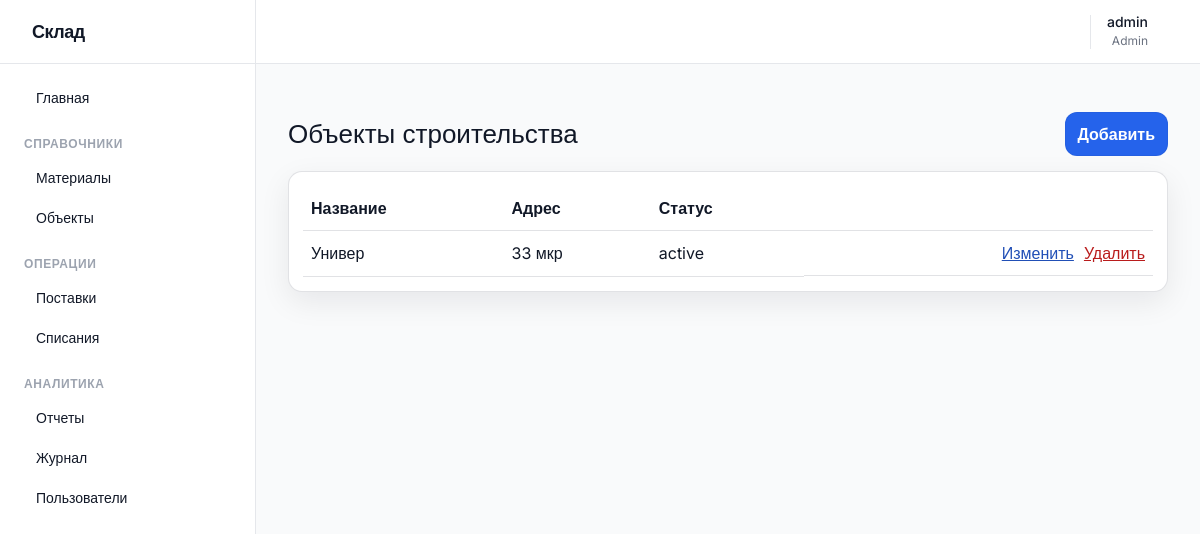
/objects/ (signed in), run on an earlier commit of the app's database.
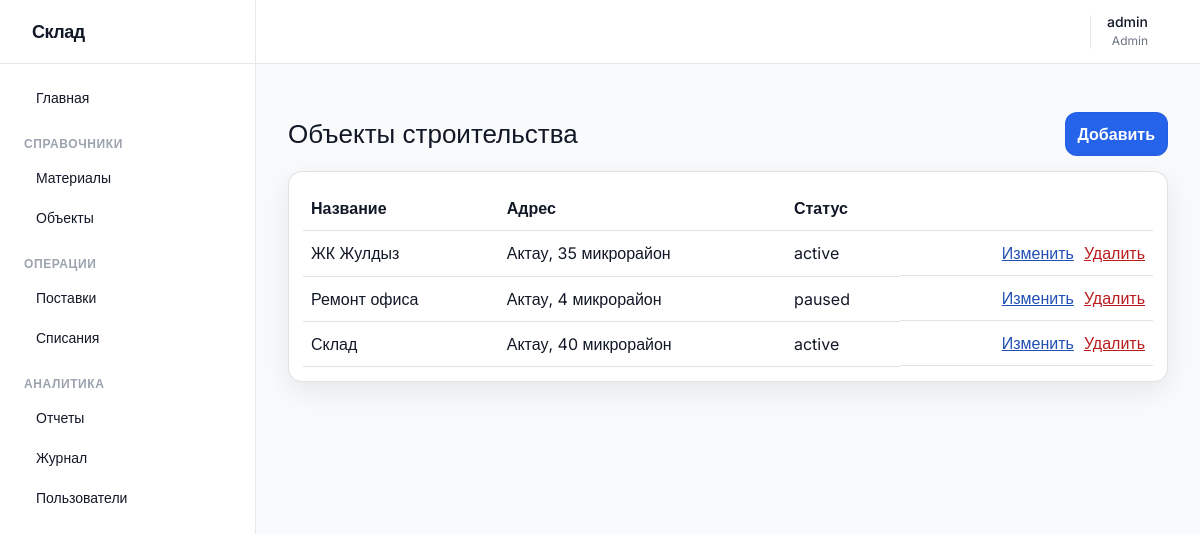
And on a later commit of the database.
### app/models.py (models this page shows, shortened)
class User(db.Model, UserMixin):
    __tablename__ = "users"
    id = db.Column(db.Integer, primary_key=True)
    username = db.Column(db.String(80), unique=True, nullable=False)
    password_hash = db.Column(db.String(255), nullable=False)
    role = db.Column(db.String(30), nullable=False)
    created_at = db.Column(db.DateTime, nullable=False, default=datetime.utcnow)

class ConstructionObject(db.Model):
    __tablename__ = "objects"
    id = db.Column(db.Integer, primary_key=True)
    name = db.Column(db.String(150), nullable=False)
    address = db.Column(db.String(255), nullable=False)
    status = db.Column(db.String(50), nullable=False, default="active")

### app/objects/routes.py (the view)
@bp.route("/")
@login_required
def list_objects():
    objects = ConstructionObject.query.order_by(ConstructionObject.name.asc()).all()
    return render_template("objects/list.html", objects=objects)

### app/auth/routes.py (called while the page is built)
@login_manager.user_loader
def load_user(user_id: str):
    return User.query.get(int(user_id))

### app/templates/objects/list.html (shortened to what this page needs)
{% extends 'base.html' %}
{% block content %}
  <div class="row">
    <h1>Объекты строительства</h1>
    {% if current_user.role in ['admin','storekeeper'] %}
      <a class="btn" href="{{ url_for('objects.create_object') }}">Добавить</a>
    {% endif %}
  </div>
  <div class="card">
    <div class="desktop-only">
      <table class="table">
        <thead>
          <tr>
            <th>Название</th>
            <th>Адрес</th>
            <th>Статус</th>
            <th></th>
          </tr>
        </thead>
        <tbody>
          {% for o in objects %}
            <tr>
              <td>{{ o.name }}</td>
              <td>{{ o.address }}</td>
              <td>{{ o.status }}</td>
              <td class="actions">
                {% if current_user.role in ['admin','storekeeper'] %}
                  <a class="link" href="{{ url_for('objects.edit_object', object_id=o.id) }}">Изменить</a>
                {% endif %}
                {% if current_user.role == 'admin' %}
                  <form method="post" action="{{ url_for('objects.delete_object', object_id=o.id) }}" onsubmit="return confirm('Удалить объект?')">
                    <button class="link danger" type="submit">Удалить</button>
                  </form>
                {% endif %}
              </td>
            </tr>
          {% endfor %}
        </tbody>
      </table>
    </div>
  </div>
{% endblock %}

### app/templates/base.html (shortened to what this page needs)
<!DOCTYPE html>
<html lang="ru" class="light">
<head>
  <link rel="stylesheet" href="{{ url_for('static', filename='tailwind.css') }}">
  <link rel="stylesheet" href="{{ url_for('static', filename='styles.css') }}">
</head>
<body class="bg-gray-50 text-gray-900 dark:bg-gray-900 dark:text-gray-100 font-sans antialiased flex h-screen overflow-hidden transition-colors duration-200">
  {% if current_user.is_authenticated %}
    <aside id="sidebar" class="bg-white dark:bg-gray-800 border-r border-gray-200 dark:border-gray-700 w-64 hidden md:flex flex-col transition-colors duration-200 z-20 fixed md:relative h-full inset-y-0 left-0">
      <div class="h-16 flex items-center px-6 border-b border-gray-200 dark:border-gray-700">
        <span class="text-lg font-bold tracking-tight">Склад</span>
      </div>
      <nav class="flex-1 overflow-y-auto py-4 px-3 space-y-1">
        <a href="{{ url_for('reports.dashboard') }}" class="flex items-center px-3 py-2 text-sm font-medium rounded-md hover:bg-gray-100 dark:hover:bg-gray-700">
           Главная
        </a>
        <div class="pt-4 pb-1">
          <p class="px-3 text-xs font-semibold text-gray-400 uppercase tracking-wider">Справочники</p>
        </div>
        <a href="{{ url_for('materials.list_materials') }}" class="flex items-center px-3 py-2 text-sm font-medium rounded-md hover:bg-gray-100 dark:hover:bg-gray-700">
           Материалы
        </a>
        <a href="{{ url_for('objects.list_objects') }}" class="flex items-center px-3 py-2 text-sm font-medium rounded-md hover:bg-gray-100 dark:hover:bg-gray-700">
           Объекты
        </a>
        <div class="pt-4 pb-1">
          <p class="px-3 text-xs font-semibold text-gray-400 uppercase tracking-wider">Операции</p>
        </div>
        <a href="{{ url_for('inventory.list_supplies') }}" class="flex items-center px-3 py-2 text-sm font-medium rounded-md hover:bg-gray-100 dark:hover:bg-gray-700">
           Поставки
        </a>
        <a href="{{ url_for('inventory.list_writeoffs') }}" class="flex items-center px-3 py-2 text-sm font-medium rounded-md hover:bg-gray-100 dark:hover:bg-gray-700">
           Списания
        </a>
        <div class="pt-4 pb-1">
          <p class="px-3 text-xs font-semibold text-gray-400 uppercase tracking-wider">Аналитика</p>
        </div>
        <a href="{{ url_for('reports.stock_report') }}" class="flex items-center px-3 py-2 text-sm font-medium rounded-md hover:bg-gray-100 dark:hover:bg-gray-700">
           Отчеты
        </a>
        {% if current_user.role in ['admin', 'manager'] %}
          <a href="{{ url_for('audit.list_audit') }}" class="flex items-center px-3 py-2 text-sm font-medium rounded-md hover:bg-gray-100 dark:hover:bg-gray-700">
             Журнал
          </a>
        {% endif %}
        {% if current_user.role == 'admin' %}
          <a href="{{ url_for('users.list_users') }}" class="flex items-center px-3 py-2 text-sm font-medium rounded-md hover:bg-gray-100 dark:hover:bg-gray-700">
             Пользователи
          </a>
        {% endif %}
      </nav>
    </aside>
  {% endif %}
  <div class="flex-1 flex flex-col w-full overflow-hidden">
    {% if current_user.is_authenticated %}
      <header class="h-16 bg-white dark:bg-gray-800 border-b border-gray-200 dark:border-gray-700 flex items-center justify-between px-4 sm:px-6 transition-colors duration-200 z-10">
        <div class="flex items-center space-x-4 ml-auto">
          <button id="theme-toggle" class="p-2 rounded-full text-gray-500 hover:bg-gray-100 dark:hover:bg-gray-700 focus:outline-none" title="Переключить тему" type="button">
          </button>
          <div class="flex items-center gap-3 border-l border-gray-200 dark:border-gray-700 pl-4">
            <div class="text-right hidden sm:block">
              <p class="text-sm font-medium leading-none">{{ current_user.username }}</p>
              <p class="text-xs text-gray-500 dark:text-gray-400 mt-1 capitalize">{{ current_user.role }}</p>
            </div>
            <a href="{{ url_for('auth.logout') }}" class="p-2 text-red-600 hover:bg-red-50 dark:hover:bg-red-900/20 rounded-md transition-colors" title="Выход">
            </a>
          </div>
        </div>
      </header>
    {% endif %}
    <main class="flex-1 overflow-x-hidden overflow-y-auto p-4 sm:p-6 lg:p-8 relative">
      {% block content %}{% endblock %}
    </main>
  </div>
</body>
</html>

### app/static/styles.css (style rules this page uses)
:root { --bg:#f6f7fb; --text:#0f172a; --muted:#475569; --card:#ffffff; --border:rgba(15,23,42,.12); --shadow:0 10px 30px rgba(2,6,23,.08); --primary:#2563eb; --primary_text:#ffffff; --danger:#b91c1c; --danger_bg:rgba(239,68,68,.12); --success_bg:rgba(34,197,94,.12); --input_bg:#ffffff; }
* { box-sizing:border-box }
body { margin:0;font-family:system-ui,-apple-system,Segoe UI,Roboto,Arial,sans-serif;background:var(--bg);color:var(--text) }
a { color:inherit }
h1 { font-size:26px;margin:18px 0 }
.card { background:var(--card);border:1px solid var(--border);border-radius:14px;padding:14px;box-shadow:var(--shadow) }
.row { display:flex;align-items:center;justify-content:space-between;gap:12px;flex-wrap:wrap }
.btn { display:inline-block;border:1px solid color-mix(in oklab,var(--primary) 60%, var(--border));background:var(--primary);color:var(--primary_text);padding:9px 12px;border-radius:12px;text-decoration:none;font-weight:700;cursor:pointer }
.table { width:100%;border-collapse:collapse }
.table th,.table td { padding:10px 8px;border-bottom:1px solid var(--border);text-align:left;vertical-align:top }
.table thead th { position:sticky;top:0;background:var(--card);z-index:1 }
.actions { display:flex;gap:10px;align-items:center;justify-content:flex-end;flex-wrap:wrap }
.desktop-only { display:block }
.link { background:transparent;border:none;color:color-mix(in oklab,var(--primary) 75%, var(--text));cursor:pointer;padding:0;font:inherit;text-decoration:underline }
.danger { color:var(--danger) }

What changed in the data, as far as the page shows it:
changed ConstructionObject: name "Универ" → "ЖК Жулдыз"; address "33 мкр" → "Актау, 35 микрорайон"
added ConstructionObject: name "Ремонт офиса", address "Актау, 4 микрорайон", status "paused"
added ConstructionObject: name "Склад", address "Актау, 40 микрорайон", status "active"
